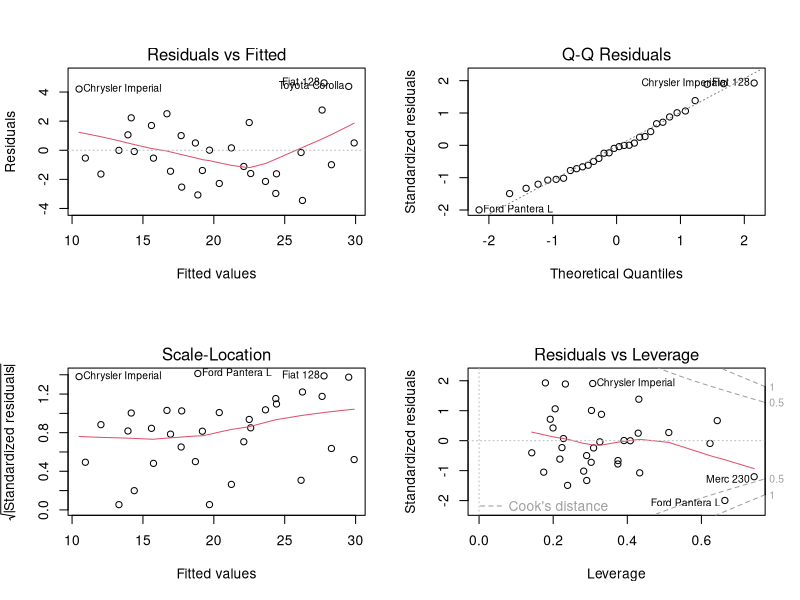
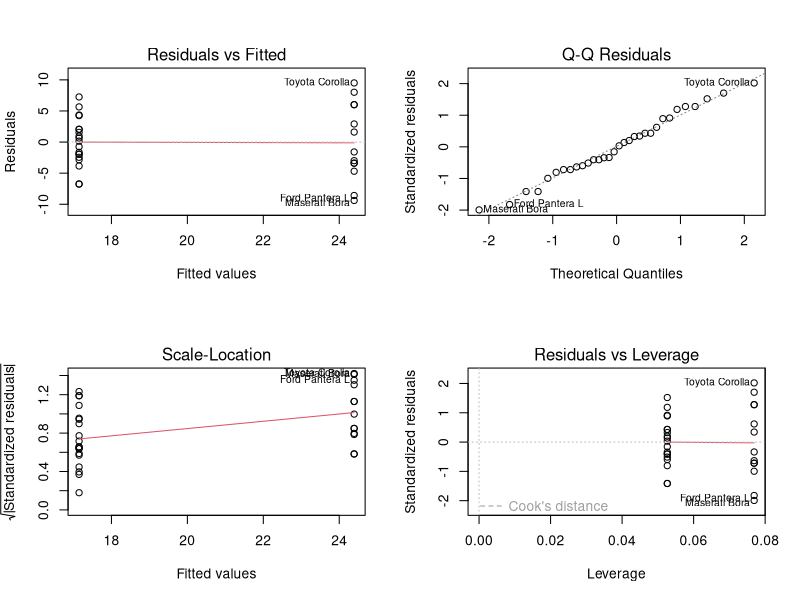

Source code (R) for these figures, in order:
## ---- chunk 1
library(datasets)
library(lattice)

# Exploratory phase, looking at data and residuals - may be fruitless
fit <- lm(mpg ~ ., mtcars)
par(mfrow = c(2,2))
plot(fit)

## Exploratory, looking at Correlation between variables; am, mpg and other variables
amMpgCor <- cbind(cor(mtcars)[,"am"], cor(mtcars)[,"mpg"])
colnames(amMpgCor) <- c("am_Cor", "mpg_Cor")
print(amMpgCor["am","mpg_Cor"])
## ---- chunk 2
unfitConf <- t.test(mpg ~ am, mtcars)
print(c(unfitConf$conf.int[1],unfitConf$conf.int[2]))
## ---- chunk 3
unfit <- lm(mpg ~ am, mtcars)
semifit <- lm(mpg ~ am + wt + cyl + disp, mtcars )
anova(fit, semifit, unfit)
## ---- chunk 4
print(amMpgCor)

par(mfrow = c(2,2))
plot(unfit)
## ---- chunk 5
# Also performed the following; cannot fit into appendix or here
# for(var in colnames(mtcars[,2:ncol(mtcars)])) {
#  	print(xyplot(mpg ~ mtcars[,var] | am, mtcars, xlab = var))
# }
